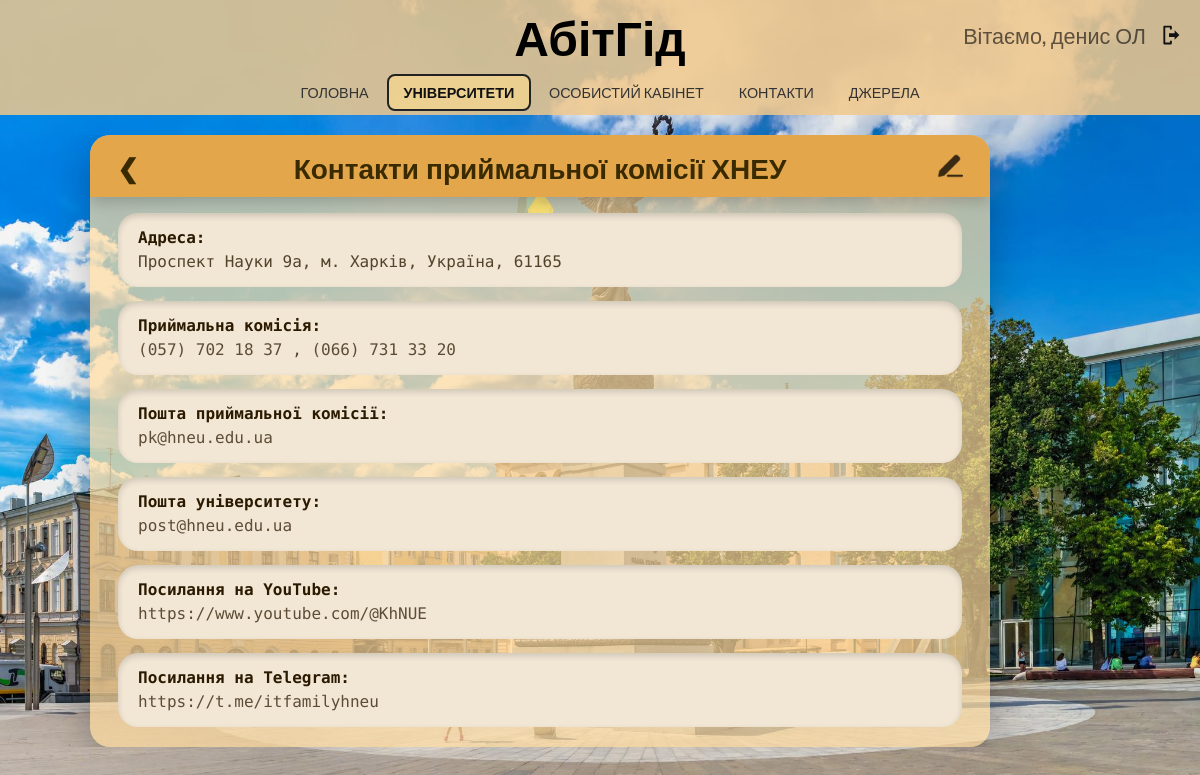
Screenshot of /universities/hneu/contacts/ (signed in) with the database file from the repository.
### main/models.py (models this page shows, shortened)
class Profile(models.Model):
    ROLE_CHOICES = [
        ('applicant', 'Абітурієнт'),
        ('parent', 'Батьки'),
        ('university_rep', 'Представник ЗВО'),
    ]
    user = models.OneToOneField(User, on_delete=models.CASCADE)
    role = models.CharField(max_length=30, choices=ROLE_CHOICES)
    full_name = models.CharField(max_length=255, unique=True, null=True, blank=True)
    id_number = models.CharField(max_length=12, blank=True, null=True)
    id_prefix = models.CharField(max_length=10, blank=True, null=True)
    university_slug = models.CharField(max_length=50, blank=True, null=True)
    is_registered = models.BooleanField(default=False)

class UniversityInfo(models.Model):
    slug = models.CharField(max_length=50, unique=True)
    abbr = models.CharField(max_length=20)
    full_name = models.CharField(max_length=300)
    photo_url = models.URLField(blank=True, null=True)
    has_programs = models.BooleanField(default=False)  # ← додай це

class UniversityContacts(models.Model):
    university   = models.OneToOneField(UniversityInfo, on_delete=models.CASCADE, related_name='contacts')
    address      = models.CharField(max_length=300, blank=True)
    phone_1      = models.CharField(max_length=50, blank=True)
    phone_2      = models.CharField(max_length=50, blank=True)
    email_pk     = models.EmailField(blank=True)
    email_uni    = models.EmailField(blank=True)
    youtube      = models.CharField(max_length=200, blank=True)
    telegram     = models.CharField(max_length=200, blank=True)

### main/views.py (the view)
# urls.py: path('universities/<slug:slug>/contacts/', views.university_contacts, name='university_contacts'),
def university_contacts(request, slug):
    uni      = get_object_or_404(UniversityInfo, slug=slug)
    contacts = UniversityContacts.objects.filter(university=uni).first()
    profile  = Profile.objects.filter(user=request.user).first() if request.user.is_authenticated else None
    return render(request, 'main/university_contacts.html', {
        'uni': uni, 'contacts': contacts, 'profile': profile,
    })

### main/context_processors.py (called while the page is built)
def profile_processor(request):
    if request.user.is_authenticated:
        profile = Profile.objects.filter(user=request.user).first()
    else:
        profile = None
    return {
        "profile": profile
    }

### main/templates/main/university_contacts.html (shortened to what this page needs)
{% extends 'main/base.html' %}
{% load static %}
{% block content %}
<main class="content">
  <div class="contacts-card">
    <div class="contacts-header">
      <a class="back-arrow" href="/universities/{{ uni.slug }}/">&#10094;</a>
      Контакти приймальної комісії {{ uni.abbr }}
      {% if request.user.is_authenticated and request.user.profile.role == 'university_rep' and request.user.profile.university_slug == uni.slug %}
        <a class="edit-btn" href="{% url 'university_contacts_edit' slug=uni.slug %}" title="Редагувати">
          <img src="{% static 'main/images/edit_icon.png' %}" alt="edit" width="32" height="32"
               style="filter: brightness(0);">
        </a>
      {% endif %}
    </div>
    <div class="contacts-body">
      {% if contacts %}
        {% if contacts.address %}
        <div class="contact-row">
          <strong>Адреса:</strong><br>
          {{ contacts.address }}
        </div>
        {% endif %}
        {% if contacts.phone_1 or contacts.phone_2 %}
        <div class="contact-row">
          <strong>Приймальна комісія:</strong><br>
          {% if contacts.phone_1 %}<a href="tel:{{ contacts.phone_1 }}">{{ contacts.phone_1 }}</a>{% endif %}
          {% if contacts.phone_1 and contacts.phone_2 %}, {% endif %}
          {% if contacts.phone_2 %}<a href="tel:{{ contacts.phone_2 }}">{{ contacts.phone_2 }}</a>{% endif %}
        </div>
        {% endif %}
        {% if contacts.email_pk %}
        <div class="contact-row">
          <strong>Пошта приймальної комісії:</strong><br>
          <a href="mailto:{{ contacts.email_pk }}">{{ contacts.email_pk }}</a>
        </div>
        {% endif %}
        {% if contacts.email_uni %}
        <div class="contact-row">
          <strong>Пошта університету:</strong><br>
          <a href="mailto:{{ contacts.email_uni }}">{{ contacts.email_uni }}</a>
        </div>
        {% endif %}
        {% if contacts.youtube %}
        <div class="contact-row">
          <strong>Посилання на YouTube:</strong><br>
          <a href="{{ contacts.youtube }}" target="_blank">{{ contacts.youtube }}</a>
        </div>
        {% endif %}
        {% if contacts.telegram %}
        <div class="contact-row">
          <strong>Посилання на Telegram:</strong><br>
          <a href="{{ contacts.telegram }}" target="_blank">{{ contacts.telegram }}</a>
        </div>
        {% endif %}
      {% endif %}
    </div>
  </div>
</main>
{% endblock %}

### main/templates/main/base.html (shortened to what this page needs)
{% load static %}
<!DOCTYPE html>
<html lang="uk">
<head>
  <link rel="stylesheet" href="{% static 'main/css/variables.css' %}">
  <link rel="stylesheet" href="{% static 'main/css/styles.css' %}">
</head>
<body>
  <header class="topbar">
    <div class="topbar-title">АбітГід</div>
    {% if user.is_authenticated %}
      <div class="auth-block">
        {% if request.user.is_superuser %}
          <span class="user-text">Вітаємо, {{ request.user.username }}</span>
        {% else %}
          <span class="user-text">Вітаємо, {{ profile.full_name.split.1 }} {{ profile.full_name.split.2 }}</span>
        {% endif %}
        <a href="{% url 'logout' %}" class="logout-btn">
          <svg xmlns="http://www.w3.org/2000/svg" viewBox="0 0 512 512" fill="currentColor">
            <path d="M176 96h112a16 16 0 0 1 16 16v48h-32v-32H192v256h80v-32h32v48a16 16 0 0 1-16 16H176a16 16 0 0 1-16-16V112a16 16 0 0 1 16-16z"/>
            <path d="M352 176l80 80-80 80v-48H256v-64h96v-48z"/>
          </svg>
        </a>
      </div>
    {% else %}
      <div class="topbar-right">
        <a href="{% url 'login' %}" class="btn btn-login">Вхід</a>
        <a href="{% url 'registration' %}" class="btn btn-register">Реєстрація</a>
      </div>
    {% endif %}
  </header>
  <aside class="sidebar">
    <a href="{% url 'home' %}" class="{% if request.resolver_match.url_name == 'home' %}active{% endif %}">ГОЛОВНА</a>
    <a href="{% url 'universities' %}" class="{% if 'university' in request.path or 'universities' in request.path %}active{% endif %}">УНІВЕРСИТЕТИ</a>
    <a href="{% url 'profile' %}" class="{% if request.resolver_match.url_name == 'profile' or request.resolver_match.url_name == 'saved_recommendations' %}active{% endif %}">ОСОБИСТИЙ КАБІНЕТ</a>
    <a href="{% url 'contacts' %}" class="{% if request.resolver_match.url_name == 'contacts' %}active{% endif %}">КОНТАКТИ</a>
    <a href="{% url 'sources' %}" class="{% if request.resolver_match.url_name == 'sources' %}active{% endif %}">ДЖЕРЕЛА</a>
  </aside>
  <main class="content">
    {% block content %}
    {% endblock %}
  </main>
</body>
</html>

### main/static/main/css/variables.css (style rules this page uses)
:root { --color-primary: #2f5fa5; --color-secondary: #f28c45; --color-topbar: rgba(240, 200, 140, 0.85); --color-sidebar: rgba(240, 200, 140, 0.85); --color-overlay: rgba(255, 220, 160, 0.8); --color-text-dark: #333; --color-white: #ffffff; }

### main/static/main/css/styles.css (style rules this page uses)
body { margin: 0; background-image: url("/static/main/images/Constitution-Square-kharkiv.jpg"); background-size: cover; background-position: center; background-repeat: no-repeat; height: auto; overflow: hidden; background-attachment: fixed; }
.topbar { position: fixed; top: 0; left: 0; width: 100%; height: 80px; background: rgba(240, 200, 140, 0.85); display: flex; align-items: center; justify-content: flex-end; padding: 0 30px; box-sizing: border-box; z-index: 2; }
.topbar-title { position: absolute; left: 50%; transform: translateX(-50%) translateY(-4px); font-family: 'Oswald', sans-serif; font-size: 60px; font-weight: 600; pointer-events: none; text-align: center; }
.sidebar { position: fixed; top: 0; left: 0; width: 180px; height: 100vh; background: rgba(240, 200, 140, 0.85); padding-top: 0; z-index: 4; display: flex; flex-direction: column; gap: 0; }
.sidebar a { display: flex; align-items: center; justify-content: center; width: 100%; height: 80px; background: transparent; text-decoration: none; color: #333; font-family: 'Oswald', sans-serif; font-size: 22px; font-weight: 300; text-align: center; border-radius: 0; padding: 10px 16px; line-height: 1.3; cursor: pointer; box-sizing: border-box; transition: background 0.2s ease, box-shadow 0.2s ease; border: 2px solid transparent; }
.sidebar a.active { background: rgba(255, 220, 140, 0.6); border: 2px solid #222; color: #111; font-weight: 600; }
.content { margin-left: 180px; padding-top: 80px; display: flex; justify-content: center; align-items: center; min-height: calc(100vh - 80px); width: calc(100% - 180px); box-sizing: border-box; position: relative; }
.auth-block { position: absolute; top: 20px; right: 30px; display: flex; align-items: center; gap: 10px; }
.user-text { color: white; font-family: 'Oswald', sans-serif; font-size: 18px; }
.logout-btn { padding: 6px 12px; border: 1px solid white; border-radius: 10px; color: white; text-decoration: none; transition: 0.2s; }

### main/templates/main/university_contacts.html (style rules this page uses)
.content { margin-left: 180px; display: flex; justify-content: center; align-items: flex-start; height: 100vh; }
.contacts-card { margin-right: 25%; margin-top: -50px; width: 900px; background: rgba(255, 220, 160, 0.70); border-radius: 20px; box-shadow: 0 15px 40px rgba(0, 0, 0, 0.25); max-height: calc(100vh - 100px); overflow-y: auto; scrollbar-width: none; }
.contacts-header { background: #e3a64b; height: 75px; display: flex; align-items: center; justify-content: center; position: sticky; top: 0; z-index: 10; font-family: 'Oswald', sans-serif; font-size: 34px; font-weight: 600; color: #3a2a00; box-shadow: 0 5px 15px rgba(0,0,0,0.2); }
.back-arrow { position: absolute; left: 27px; font-size: 32px; cursor: pointer; transition: 0.25s ease; color: #3a2a00; text-decoration: none; }
.edit-btn { position: absolute; right: 27px; display: flex; align-items: center; text-decoration: none; transition: 0.25s ease; opacity: 0.75; }
.contacts-body { padding: 20px 30px 20px 30px; display: flex; flex-direction: column; gap: 14px; }
.contact-row { background: #f2e7d5; border-radius: 20px; padding: 10px 20px; font-family: 'Ubuntu Mono', monospace; font-size: 20px; line-height: 1.5; color: rgba(43, 26, 0, 0.80); box-shadow: inset 0 3px 6px rgba(0,0,0,0.15); }
.contact-row strong { color: rgba(43, 26, 0, 1); font-weight: 700; }
.contact-row a { color: rgba(43, 26, 0, 0.75); text-decoration: none; transition: 0.2s; }
@media (max-width: 1280px) { .edit-btn img { width: 26px; height: 26px; } }
@media (max-width: 1280px) { .contacts-card { margin-right: 10%; margin-top: -20px; width: min(900px, 88%); } }
@media (max-width: 1280px) { .contacts-header { height: 62px; font-size: 28px; } }
@media (max-width: 1280px) { .back-arrow { font-size: 26px; } }
@media (max-width: 1280px) { .contacts-body { padding: 16px 28px 20px 28px; } }
@media (max-width: 1280px) { .contact-row { font-size: 16px; padding: 13px 20px; } }

### rows the page displays
Profile: full_name.split.1 "денис", full_name.split.2 "ОЛ"
UniversityInfo: abbr "ХНЕУ"
UniversityContacts: address "Проспект Науки 9а, м. Харків, Україна, 61165", phone_1 "(057) 702 18 37", phone_2 "(066) 731 33 20", email_pk "pk@hneu.edu.ua", email_uni "post@hneu.edu.ua", youtube "https://www.youtube.com/@KhNUE", telegram "https://t.me/itfamilyhneu"
